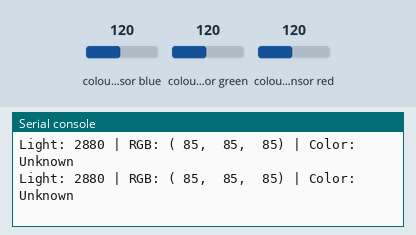
A program run on a simulated MicroPython board. Shown: the last lines printed to the serial console. The inputs (shaded band) are chosen by the test bench; at power-on: colour sensor blue 120, colour sensor green 120, colour sensor red 120. Library files of the repository ran but are not shown: tcs3472.py.

Above: at 4.2 s.
4.3 s: colour sensor blue set to 5
At 4.9 s:
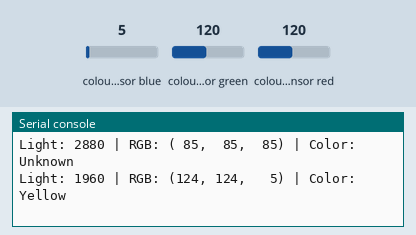
6.0 s: colour sensor green set to 5
At 6.4 s:
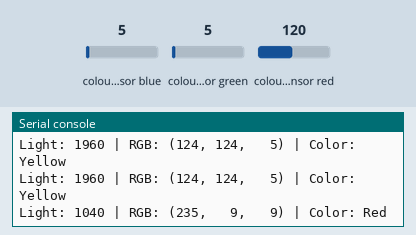
7.5 s: colour sensor red set to 5
At 7.8 s:
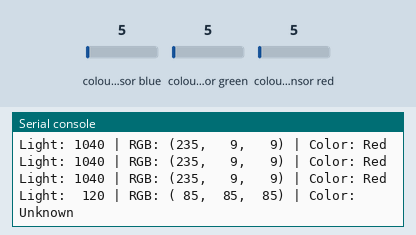
9.0 s: colour sensor blue set to 64
At 9.4 s:
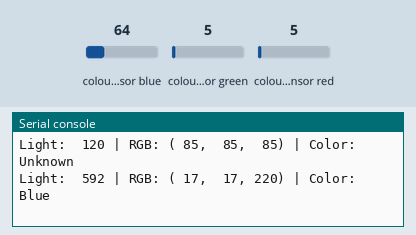
10.5 s: colour sensor green set to 64
At 10.9 s:
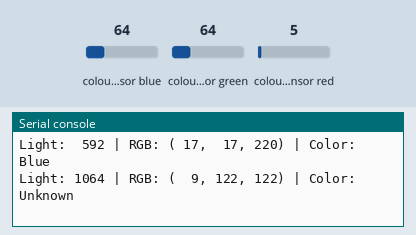
12.0 s: colour sensor red set to 128
At 12.4 s:
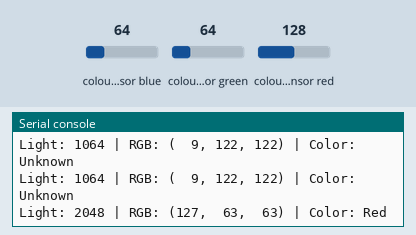

The program:

main.py
```python
# Python env   : MicroPython v1.23.0
# -*- coding: utf-8 -*-
# @Time    : 2026/4/21 下午6:30
# @Author  : hogeiha
# @File    : main.py
# @Description : TCS3472颜色传感器驱动与测试

# ======================================== 导入相关模块 =========================================

from machine import Pin, SoftI2C
import tcs3472
import time

# ======================================== 全局变量 ============================================

# 自动识别传感器地址，定义全局目标地址列表（支持多地址，单个也用[]）
TARGET_SENSOR_ADDRS = [0x29]

# I2C引脚和频率配置
I2C_SDA_PIN = 4
I2C_SCL_PIN = 5
I2C_FREQ = 400000


# ======================================== 功能函数 ============================================

def recognize_color(r, g, b):
    # 判断黑色（亮度极低）
    if r < 30 and g < 30 and b < 30:
        return "Black"
    # 判断白色（RGB全高且均衡）
    elif r > 110 and g > 110 and b > 110:
        return "White"
    # 判断红色：R最大且R>110
    elif r > 110 and r > g and r > b:
        return "Red"
    # 判断绿色：G最大且G>110
    elif g > 110 and g > r and g > b:
        return "Green"
    # 判断蓝色：B最大且B>110
    elif b > 110 and b > r and b > g:
        return "Blue"
    # 判断黄色：R和G都高
    elif r > 110 and g > 110 and b < 90:
        return "Yellow"
    # 其他颜色
    else:
        return "Unknown"

# ======================================== 自定义类 ============================================

# ======================================== 初始化配置 ===========================================

time.sleep(3)
print("FreakStudio: TCS3472 color sensor test")

# ========================================  主程序  ============================================

# I2C初始化（兼容I2C/SoftI2C）
i2c_bus = SoftI2C(sda=Pin(I2C_SDA_PIN), scl=Pin(I2C_SCL_PIN), freq=I2C_FREQ)

# 开始扫描I2C总线上的设备
devices_list: list[int] = i2c_bus.scan()
print("START I2C SCANNER")

# 检查I2C设备扫描结果
if len(devices_list) == 0:
    print("No i2c device !")
    raise SystemExit("I2C scan found no devices, program exited")
else:
    print("i2c devices found:", len(devices_list))

# 遍历地址列表初始化目标传感器
sensor = None  # 初始化传感器对象占位符
for device in devices_list:
    if device in TARGET_SENSOR_ADDRS:
        print("I2c hexadecimal address:", hex(device))
        try:
            # 自动识别并初始化对应传感器
            sensor = tcs3472.tcs3472(i2c_bus, device)
            print("Sensor initialization successful")
            break
        except Exception as e:
            print(f"Sensor Initialization failed: {e}")
            continue
else:
    # 未找到目标设备，抛出异常
    raise Exception("No target sensor device found in I2C bus")

# 主循环
print("TCS3472 color sensor initialized successfully!")
while True:
    # 检查传感器数据是否有效
    if sensor.valid():
        # 获取环境光亮度
        light_val = sensor.light()
        # 获取RGB值(0-255)
        r, g, b = sensor.rgb()
        # 识别颜色名称
        color_name = recognize_color(r, g, b)

        # 打印结果
        print(f"Light: {light_val:>4} | RGB: ({r:3}, {g:3}, {b:3}) | Color: {color_name}")
    else:
        print("Sensor data invalid!")

    # 延时500ms，避免刷屏过快
    time.sleep(0.5)
```

Measured:
- after the input at 4.3 s, the serial console: prints a new line after 0.21 s (image 1)
- after the input at 6.0 s, the serial console: prints a new line at once (image 2)
- after the input at 7.5 s, the serial console: prints a new line at once (image 3)
- after the input at 9.0 s, the serial console: prints a new line at once (image 4)
- after the input at 10.5 s, the serial console: prints a new line at once (image 5)
- after the input at 12.0 s, the serial console: prints a new line at once (image 6)
